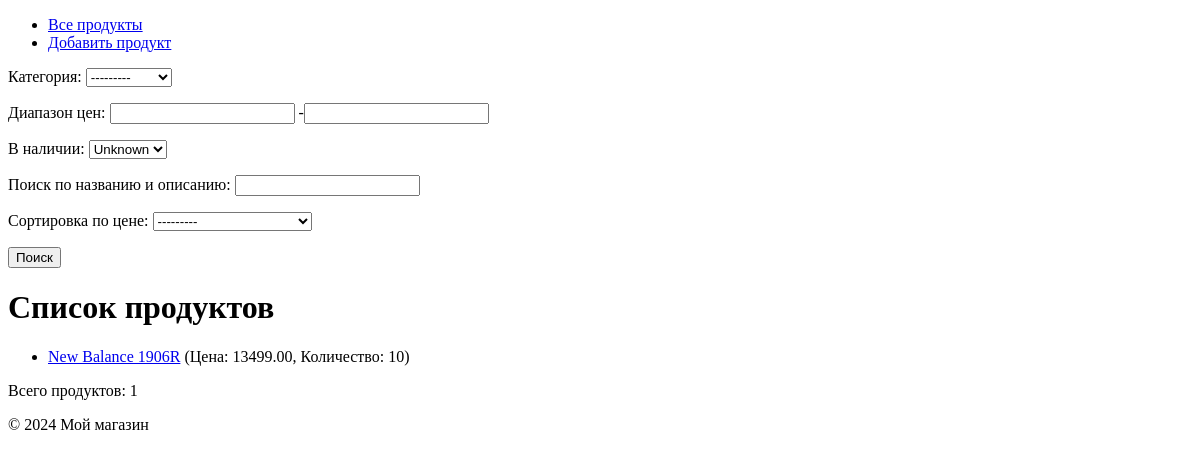
Before: /products/ with the older database file.
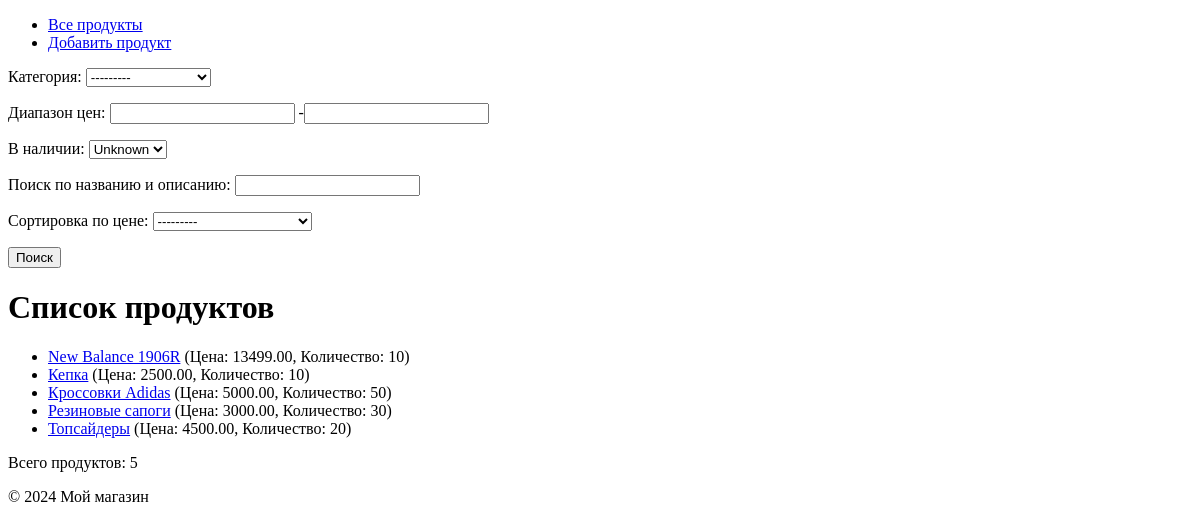
After: the same page with the newer database file.
### storemodels/models.py (models this page shows, shortened)
class Product(models.Model):
    NAME_CHOICES = [('sneakers', 'Кроссовки'),('Rubber boots', 'Резиновые сапоги'),('deck shoes', 'Топсайдеры'),
                    ('Hat', 'Шляпы'), ('Accessories', 'Аксессуары'), ('trinket', 'Безделушки'), ('lingerie', 'нижнее белье'),
                    ('shoes', 'Обувь')]
    name = models.CharField(max_length=255, verbose_name='Название товара')
    description = models.TextField(blank=True, verbose_name='Описание товара')
    price = models.DecimalField(max_digits=10,decimal_places=2,verbose_name='Цена')
    stock = models.PositiveIntegerField(verbose_name='Количество на складе')
    category = models.ForeignKey(Category,on_delete=models.CASCADE,related_name='products',verbose_name='Категория')
    image = models.ImageField( upload_to='products/',blank=True,null=True,verbose_name='Изображение товара')
    type = models.CharField(max_length=50,choices=NAME_CHOICES,default='Кроссовки',verbose_name='Тип товара',blank=False)
    class Meta:
        verbose_name = 'Товар'
        verbose_name_plural = 'Товары'
        ordering = ['name']

### storemodels/views.py (the view)
# urls.py: path('products/', ProductListView.as_view(), name='product_list'),
class ProductListView(FilterView):
    model = Product
    template_name = 'products/product_list.html'
    context_object_name = 'products'
    paginate_by = 10
    filterset_class = filters.Product_filter

### storemodels/models.py (called while the page is built)
    def __str__(self):
        return self.name

### storemodels/Templates/Products/product_list.html (shortened to what this page needs)
{% extends 'base.html' %}
{% load bootstrap5 %}
{% block content %}
{% block sidebar %}
    <div class="col-md-3">
        <div class="card-body">
            <form method="get">
                {{ filter.form.as_p }}
                {% buttons %}
                    <button type="submit" class="btn btn-primary">Поиск</button>
                {% endbuttons %}
            </form>
        </div>
    </div>
{% endblock %}
<h1>Список продуктов</h1>
{% if products %}
    <ul>
    {% for product in products %}
        <li>
            <a href="{% url 'product_detail' product.pk %}">{{ product.name|truncatechars:20 }}</a>
            (Цена: {{ product.price|default:"Нет цены" }}, Количество: {{ product.stock }})
        </li>
    {% endfor %}
    </ul>
    <p>Всего продуктов: {{ products|length }}</p>
{% else %}
    <p>Нет доступных продуктов.</p>
{% endif %}
{% endblock %}

### storemodels/Templates/base.html (shortened to what this page needs)
<!DOCTYPE html>
<html lang="en">
{% load bootstrap5 %}
<head>
</head>
<body>
    <header>
        <nav>
            <ul>
                <li><a href="{% url 'product_list' %}">Все продукты</a></li>
                <li><a href="{% url 'product_create' %}">Добавить продукт</a></li>
            </ul>
        </nav>
    </header>
    <div>
    {% block content %}{% endblock %}
    </div>
    <footer>
        <p>&copy; 2024 Мой магазин</p>
    </footer>
</body>
</html>

Changed rows visible on the page:
added Product: name "Кепка", price "2500.00", stock "10"
added Product: name "Кроссовки Adidas", price "5000.00", stock "50"
added Product: name "Резиновые сапоги", price "3000.00", stock "30"
added Product: name "Топсайдеры", price "4500.00", stock "20"
Other visible differences:
{{ products|length }}: "1" → "5"
